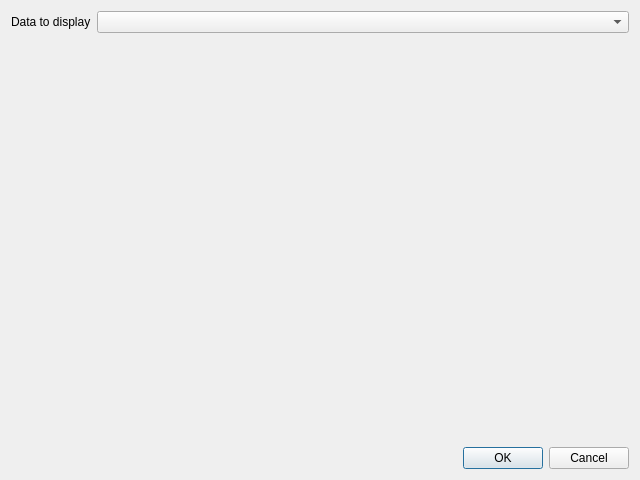
<?xml version="1.0" encoding="UTF-8"?>
<ui version="4.0">
 <class>DialogBeatToBeat</class>
 <widget class="QDialog" name="DialogBeatToBeat">
  <property name="geometry">
   <rect>
    <x>0</x>
    <y>0</y>
    <width>640</width>
    <height>480</height>
   </rect>
  </property>
  <property name="windowTitle">
   <string>Beat to beat variance</string>
  </property>
  <layout class="QVBoxLayout" name="verticalLayout">
   <item>
    <layout class="QHBoxLayout" name="horizontalLayout">
     <item>
      <widget class="QLabel" name="Data">
       <property name="text">
        <string>Data to display</string>
       </property>
      </widget>
     </item>
     <item>
      <widget class="QComboBox" name="comboBox">
       <property name="sizePolicy">
        <sizepolicy hsizetype="Expanding" vsizetype="Fixed">
         <horstretch>0</horstretch>
         <verstretch>0</verstretch>
        </sizepolicy>
       </property>
      </widget>
     </item>
    </layout>
   </item>
   <item>
    <widget class="WidgetPlot" name="plotBeats" native="true">
     <property name="sizePolicy">
      <sizepolicy hsizetype="Preferred" vsizetype="Expanding">
       <horstretch>0</horstretch>
       <verstretch>0</verstretch>
      </sizepolicy>
     </property>
    </widget>
   </item>
   <item>
    <widget class="WidgetPlot" name="plotDiff" native="true">
     <property name="sizePolicy">
      <sizepolicy hsizetype="Preferred" vsizetype="Expanding">
       <horstretch>0</horstretch>
       <verstretch>0</verstretch>
      </sizepolicy>
     </property>
    </widget>
   </item>
   <item>
    <widget class="QDialogButtonBox" name="buttonBox">
     <property name="orientation">
      <enum>Qt::Horizontal</enum>
     </property>
     <property name="standardButtons">
      <set>QDialogButtonBox::Cancel|QDialogButtonBox::Ok</set>
     </property>
    </widget>
   </item>
  </layout>
 </widget>
 <customwidgets>
  <customwidget>
   <class>WidgetPlot</class>
   <extends>QWidget</extends>
   <header>ui/widgetplot.h</header>
   <container>1</container>
   <slots>
    <slot>setIndex(int)</slot>
   </slots>
  </customwidget>
 </customwidgets>
 <resources/>
 <connections>
  <connection>
   <sender>buttonBox</sender>
   <signal>accepted()</signal>
   <receiver>DialogBeatToBeat</receiver>
   <slot>accept()</slot>
   <hints>
    <hint type="sourcelabel">
     <x>248</x>
     <y>254</y>
    </hint>
    <hint type="destinationlabel">
     <x>157</x>
     <y>274</y>
    </hint>
   </hints>
  </connection>
  <connection>
   <sender>buttonBox</sender>
   <signal>rejected()</signal>
   <receiver>DialogBeatToBeat</receiver>
   <slot>reject()</slot>
   <hints>
    <hint type="sourcelabel">
     <x>316</x>
     <y>260</y>
    </hint>
    <hint type="destinationlabel">
     <x>286</x>
     <y>274</y>
    </hint>
   </hints>
  </connection>
 </connections>
</ui>
